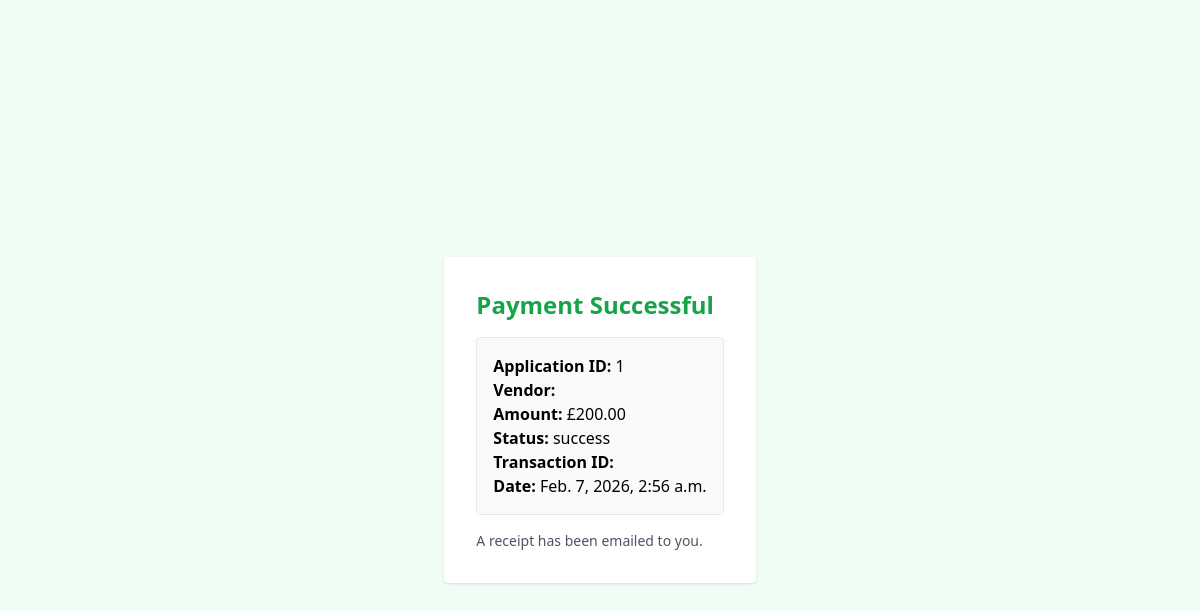
The app's page /success/1/ with its own data.
### eduweb/models.py (models this page shows, shortened)
class ApplicationPayment(models.Model):
    STATUS_CHOICES = [
        ('pending', 'Pending'),
        ('processing', 'Processing'),
        ('success', 'Success'),
        ('failed', 'Failed'),
        ('refunded', 'Refunded'),
    ]
    PAYMENT_METHOD_CHOICES = [
        ('card', 'Credit/Debit Card'),
        ('paypal', 'PayPal'),
        ('bank_transfer', 'Bank Transfer'),
    ]
    application = models.OneToOneField(CourseApplication, on_delete=models.CASCADE, related_name='payment')
    amount = models.DecimalField(max_digits=10, decimal_places=2)
    currency = models.CharField(max_length=3, default='USD')
    status = models.CharField(max_length=20, choices=STATUS_CHOICES, default='pending')
    payment_method = models.CharField(max_length=30, choices=PAYMENT_METHOD_CHOICES)
    payment_reference = models.CharField(max_length=100, unique=True)
    gateway_payment_id = models.CharField(max_length=255, blank=True)
    card_last4 = models.CharField(max_length=4, blank=True)
    card_brand = models.CharField(max_length=50, blank=True)
    created_at = models.DateTimeField(auto_now_add=True)
    paid_at = models.DateTimeField(null=True, blank=True)
    updated_at = models.DateTimeField(auto_now=True)
    payment_metadata = models.JSONField(default=dict, blank=True)
    failure_reason = models.TextField(blank=True)
    class Meta:
        verbose_name = 'Application Payment'
        verbose_name_plural = 'Application Payments'
        ordering = ['-created_at']
        indexes = [
            models.Index(fields=['payment_reference']),
            models.Index(fields=['status']),
        ]

### eduweb/views.py (the view)
# urls.py: path("success/<int:payment_id>/", views.payment_success),
def payment_success(request, payment_id):
    payment = get_object_or_404(ApplicationPayment, id=payment_id, status="success")
    return render(request, "applications/payment_success.html", {
        "payment": payment
    })

### eduweb/context.py (called while the page is built)
def navigation_data(request):
    faculties = Faculty.objects.filter(is_active=True).prefetch_related('courses')[:11]
    courses = Course.objects.filter(is_active=True).select_related('faculty')[:11]
    return {
        'all_faculties': faculties,
        'all_courses': courses,
    }

### eduweb/views.py (called while the page is built)
def application_status_context(request):
    has_pending_application = False
    if request.user.is_authenticated:
        has_pending_application = CourseApplication.objects.filter(
            user=request.user,
            status__in=['draft', 'pending_payment', 'submitted', 'under_review', 'reviewed']
        ).exists()
    return {'has_pending_application': has_pending_application}

### templates/applications/payment_success.html (shortened to what this page needs)
﻿<!DOCTYPE html>
<html>
<head>
    <script src="https://cdn.tailwindcss.com"></script>
</head>
<body class="bg-green-50 min-h-screen flex items-center justify-center">
<div class="bg-white p-8 rounded shadow max-w-md mx-auto mt-10">
    <h2 class="text-2xl font-bold text-green-600 mb-4">
        Payment Successful
    </h2>
    <div class="border p-4 rounded bg-gray-50">
        <p><strong>Application ID:</strong> {{ payment.application_id }}</p>
        <p><strong>Vendor:</strong> {{ payment.vendor.name }}</p>
        <p><strong>Amount:</strong> £{{ payment.amount }}</p>
        <p><strong>Status:</strong> {{ payment.status }}</p>
        <p><strong>Transaction ID:</strong> {{ payment.stripe_payment_intent }}</p>
        <p><strong>Date:</strong> {{ payment.created_at }}</p>
    </div>
    <p class="mt-4 text-sm text-gray-600">
        A receipt has been emailed to you.
    </p>
</div>
</body>
</html>

### records on screen
ApplicationPayment: application_id "1", amount "200.00", status "success", created_at "Feb. 7, 2026, 2:56 a.m."
